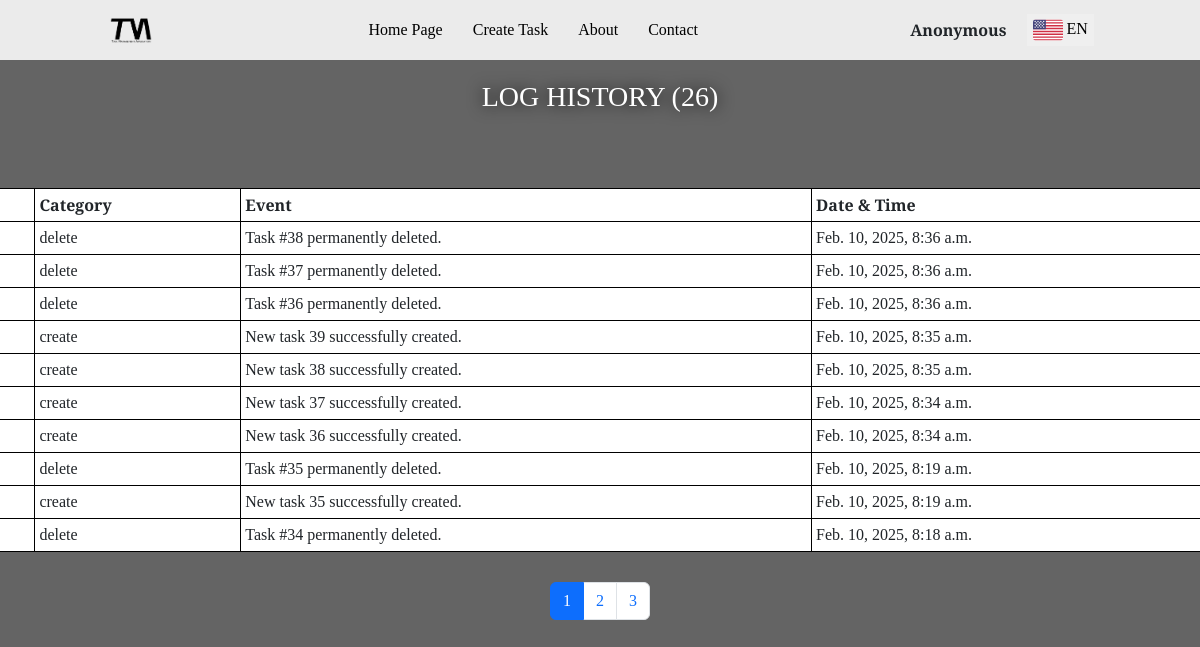
Page /log/ (signed in) on the committed database.
### tasks/models.py (models this page shows, shortened)
class LogHistory(models.Model):
    LOG_CATEGORIES = [('create','Create'), ('update','Update'), ('delete','Delete'), ('error','Error'), ('authentication','Authentication')]
    user = models.ForeignKey(User, on_delete=models.CASCADE) # related_name='user'
    category = models.CharField(choices=LOG_CATEGORIES, max_length=16)
    event = models.TextField()
    datentime = models.DateTimeField(auto_now_add=True)

### tasks/views.py (the view)
# urls.py: path('log/', tasks_view.log, name='log'),
def log(request):
    current_language = request.GET.get('lang') or 'english'
    if request.user.is_authenticated:
        count_of_events = LogHistory.objects.filter(user=request.user).count()
    else:
        count_of_events = 0
    auth_stat = request.user.is_authenticated
    log_of_user = LogHistory.objects.filter(user=request.user).order_by('-datentime')
    if request.user.is_authenticated:
        if request.user.first_name or request.user.last_name:
            nickname = f'{request.user.first_name} {request.user.last_name}'
        else:
            nickname = 'Anonymous'
    else:
        nickname = 'Guest'
    last_page = count_of_events // 10
    pages = []
    if count_of_events % 10 > 0:
        last_page += 1
    for index in range(1, last_page+1):
            pages.append(index)
    if count_of_events == 0:
        log_of_user = False
        last_page = 1
        pages = [1]
        events_of_page = []
    else:
        if request.GET.get('page'):
            page_number = int(request.GET.get('page'))
            first_index_of_the_page = (page_number-1)*10
            final_index_of_the_page = 10*page_number-1
            if final_index_of_the_page >= count_of_events:
                final_index_of_the_page = count_of_events-1
            events_of_page = []
            for i in range(first_index_of_the_page, final_index_of_the_page+1):
                events_of_page.append(log_of_user[i])
        else:
            page_number = 1
            first_index_of_the_page = 0
            final_index_of_the_page = 9
            if final_index_of_the_page >= count_of_events:
                final_index_of_the_page = count_of_events-1
            events_of_page = []
            for i in range(first_index_of_the_page, final_index_of_the_page+1):
                events_of_page.append(log_of_user[i])
    context = {
        'user': nickname,
        'auth_stat': auth_stat,
        'current_language': current_language,
        'log': events_of_page,
        'pages': pages,
        'count': count_of_events,
        'is_nav': True,
    }
    return render(request, 'tasks/log.html', context)

### templates/tasks/log.html (shortened to what this page needs)
{% extends '../base/layout.html' %}
{% load static %}
{% block content %}
    <div style="background-color: rgb(100,100,100); min-height: 850px;">
        <h3 class="form_headers">
            {% if current_language == 'english' %}
                LOG HISTORY ({{count}})
            {% elif current_language == 'azerbaijani' %}
                FƏALİYYƏT TARİXİ ({{count}})
            {% elif current_language == 'turkish' %}
                FAALİYET GEÇMİŞİ ({{count}})
            {% elif current_language == 'russian' %}
                ИСТОРИЯ ЖУРНАЛА ({{count}})
            {% else %}
                LOG HISTORY ({{count}})
            {% endif %}
        </h3>
        <br>
        <div style="display: flex; justify-content: center; align-items: center; flex-direction: column;">
            <table class="list_view_table">
                <tr>
                    <th class="table_cell"> № </th>
                    <th class="table_cell"> {% if current_language == 'english' %} Category {% elif current_language == 'azerbaijani' %} Kateqoriya {% elif current_language == 'turkish' %} Kategori {% elif current_language == 'russian' %} Категория {% else %} Category {% endif %} </th>
                    <th class="table_cell"> {% if current_language == 'english' %} Event {% elif current_language == 'azerbaijani' %} Hadisə {% elif current_language == 'turkish' %} Aktivite {% elif current_language == 'russian' %} Событие {% else %} Event {% endif %} </th>
                    <th class="table_cell"> {% if current_language == 'english' %} Date & Time {% elif current_language == 'azerbaijani' %} Gün & Saat {% elif current_language == 'turkish' %} Tarih & Saat {% elif current_language == 'russian' %} Дата и Время {% else %} Date & Time {% endif %} </th>
                </tr>
                {% if log %}
                    {% for row in log %}
                        <tr id={{row.id}}>
                            <td class="table_cell"> {{ row.id }}  </td>
                            <td class="table_cell"> {{ row.category }}  </td>
                            <td class="table_cell"> {{ row.event }}  </td>
                            <td class="table_cell"> {{ row.datentime }}  </td>
                        </tr>
                    {% endfor %}
                {% endif %}
            </table>
            <nav aria-label="Page navigation example" style="margin-top: 30px;">
                <ul class="pagination justify-content-center" id="logPagination_list" name="{{pages}}">
                    {% for number in pages %}
                        <li class="page-item">
                            <a class="page-link" href="" id="log_pg_btn_{{number}}" name="{{number}}" onclick="paginationLog(this)"> {{ number }} </a>
                        </li>
                    {% endfor %}
                </ul>
            </nav>
        </div>
    </div>
{% endblock %}

### templates/base/layout.html (shortened to what this page needs)
<!DOCTYPE html>
<html lang="en">
    <head>
        {% load static %}
        <link rel="stylesheet" href="{% static 'css/global.css' %}">
        <link rel="stylesheet" href="{% static 'css/navbar.css' %}">
        <link rel="stylesheet" href="{% static 'css/homepage.css' %}">
        <link rel="stylesheet" href="{% static 'css/task_card.css' %}">
        <link rel="stylesheet" href="{% static 'css/control_bar.css' %}">
        <link rel="stylesheet" href="{% static 'css/about.css' %}">
        <link rel="stylesheet" href="{% static 'css/contact.css' %}">
        <link href="https://cdn.jsdelivr.net/npm/bootstrap@5.3.3/dist/css/bootstrap.min.css" rel="stylesheet">
    </head>
    <body>
        {% if is_nav == True %}
            {% include './navbar.html' %}
        {% endif %}
        {% block content %}{% endblock %}
    </body>
</html>

### templates/base/navbar.html (shortened to what this page needs)
{% load static %}
<nav style="display: flex; justify-content: space-around; align-items: center; background-color: rgb(235,235,235); min-height: 60px;">
    <span>
        <a href="{% url 'tasks_list' %}">
            <img src="{% static 'img/logo/logo_black.png' %}" alt="task-mgmt-app" onclick={console.log(this.src)} width="50px">
        </a>
    </span>
    <span style="display: flex; align-items: center;">
        <ul style="display: flex; gap: 30px; list-style: none; align-items: center; margin: 0; padding: 0;">
            {% if auth_stat == False %}
                <li onclick="reloadCurrentPage()">
                    <a style="text-decoration: none; color: rgb(0,0,0);" href="">
                        {% if current_language == 'english' %}
                            Home Page
                        {% elif current_language == 'azerbaijani' %}
                            Əsas Səhifə
                        {% elif current_language == 'turkish' %}
                            Ana Sayfa
                        {% elif current_language == 'russian' %}
                            Домашняя Cтраница
                        {% else %}
                            Home Page
                        {% endif %}
                    </a>
                </li>
                <li>
                    <a style="text-decoration: none; color: rgb(0,0,0);" href="{% url 'about' %}">
                        {% if current_language == 'english' %}
                            About
                        {% elif current_language == 'azerbaijani' %}
                            Haqqımızda
                        {% elif current_language == 'turkish' %}
                            Hakkımızda
                        {% elif current_language == 'russian' %}
                            О Нас
                        {% else %}
                            About
                        {% endif %}
                    </a>
                </li>
                <li>
                    <a style="text-decoration: none; color: rgb(0,0,0);" href="{% url 'contact' %}">
                        {% if current_language == 'english' %}
                            Contact
                        {% elif current_language == 'azerbaijani' %}
                            Əlaqə
                        {% elif current_language == 'turkish' %}
                            İletişim
                        {% elif current_language == 'russian' %}
                            Контакты
                        {% else %}
                            Contact
                        {% endif %}
                    </a>
                </li>
            {% else %}
                <li onclick="reloadCurrentPage()">
                    <a style="text-decoration: none; color: rgb(0,0,0);" href="">
                        {% if current_language == 'english' %}
                            Home Page
                        {% elif current_language == 'azerbaijani' %}
                            Əsas Səhifə
                        {% elif current_language == 'turkish' %}
                            Ana Sayfa
                        {% elif current_language == 'russian' %}
                            Домашняя Cтраница
                        {% else %}
                            Home Page
                        {% endif %}
                    </a>
                </li>
                <li>
                    <a style="text-decoration: none; color: rgb(0,0,0);" href="{% url 'create_task' %}">
                        {% if current_language == 'english' %}
                            Create Task
                        {% elif current_language == 'azerbaijani' %}
                            Tapşırıq Yarat
                        {% elif current_language == 'turkish' %}
                            Görev Oluştur
                        {% elif current_language == 'russian' %}
                            Создать Задачу
                        {% else %}
                            Create Task
                        {% endif %}
                    </a>
                </li>
                <li>
                    <a style="text-decoration: none; color: rgb(0,0,0);" href="{% url 'about' %}">
                        {% if current_language == 'english' %}
                            About
                        {% elif current_language == 'azerbaijani' %}
                            Haqqımızda
                        {% elif current_language == 'turkish' %}
                            Hakkımızda
                        {% elif current_language == 'russian' %}
                            О Нас
                        {% else %}
                            About
                        {% endif %}
                    </a>
                </li>
                <li>
                    <a style="text-decoration: none; color: rgb(0,0,0);" href="{% url 'contact' %}">
                        {% if current_language == 'english' %}
                            Contact
                        {% elif current_language == 'azerbaijani' %}
                            Əlaqə
                        {% elif current_language == 'turkish' %}
                            İletişim
                        {% elif current_language == 'russian' %}
                            Контакты
                        {% else %}
                            Contact
                        {% endif %}
                    </a>
                </li>
            {% endif %}
        </ul>
    </span>
    <span>
        <span style="
        display: flex;
        gap: 20px;
        align-items: center;
        ">
            <span style="
            position: relative;
            padding: 0;
            ">
                {% if auth_stat == False %}
                    <p onmouseenter={profile_dropdown_show()} onmouseleave={profile_dropdown_hide()} style="margin-bottom: 0; height: 100%;"> <b>
                        {% if current_language == 'english' %}
                            GUEST
                        {% elif current_language == 'azerbaijani' %}
                            QONAQ
                        {% elif current_language == 'turkish' %}
                            MISAFIR
                        {% elif current_language == 'russian' %}
                            Гостевой
                        {% else %}
                            GUEST
                        {% endif %}
                    </b> </p>
                {% else %}
                    <p onmouseenter={profile_dropdown_show()} onmouseleave={profile_dropdown_hide()} style="margin-bottom: 0; height: 100%;"> <b> {{user}} </b> </p>
                {% endif %}
            </span>
            <span style="
            position: relative;
            padding: 0;
            ">
                <button id="select_language" style="
                border: none;
                outline: none;
                margin-bottom: 0; height: 100%;
                " onmouseenter={language_dropdown_show()} onmouseleave={language_dropdown_hide()}>
                </button>
            </span>
        </span>
    </span>
</nav>

### static/css/global.css (style rules this page uses)
* { font-family: "Merriweather", serif; }
button { cursor: pointer; }
.form_headers { color: rgb(255,255,255); margin-bottom: 50px; padding-top: 20px; filter: drop-shadow(0 0 8px rgb(0,0,0)); text-align: center; }

### static/css/homepage.css (style rules this page uses)
.list_view_table { background-color: rgb(255,255,255); border-collapse: collapse; border: 1px solid rgb(0,0,0); width: 1260px; }
.table_cell { border: 1px solid rgb(0,0,0); padding: 4px; }

### rows in the picture
LogHistory: category "delete", event "Task #38 permanently deleted.", datentime "Feb. 10, 2025, 8:36 a.m."
LogHistory: category "delete", event "Task #37 permanently deleted.", datentime "Feb. 10, 2025, 8:36 a.m."
LogHistory: category "delete", event "Task #36 permanently deleted.", datentime "Feb. 10, 2025, 8:36 a.m."
LogHistory: category "create", event "New task 39 successfully created.", datentime "Feb. 10, 2025, 8:35 a.m."
LogHistory: category "create", event "New task 38 successfully created.", datentime "Feb. 10, 2025, 8:35 a.m."
LogHistory: category "create", event "New task 37 successfully created.", datentime "Feb. 10, 2025, 8:34 a.m."
LogHistory: category "create", event "New task 36 successfully created.", datentime "Feb. 10, 2025, 8:34 a.m."
LogHistory: category "delete", event "Task #35 permanently deleted.", datentime "Feb. 10, 2025, 8:19 a.m."
LogHistory: category "create", event "New task 35 successfully created.", datentime "Feb. 10, 2025, 8:19 a.m."
LogHistory: category "delete", event "Task #34 permanently deleted.", datentime "Feb. 10, 2025, 8:18 a.m."

### other values in the picture
{{ user }} "Anonymous"
{{ count }} "26"
{{ number }} "1" "2" "3"
